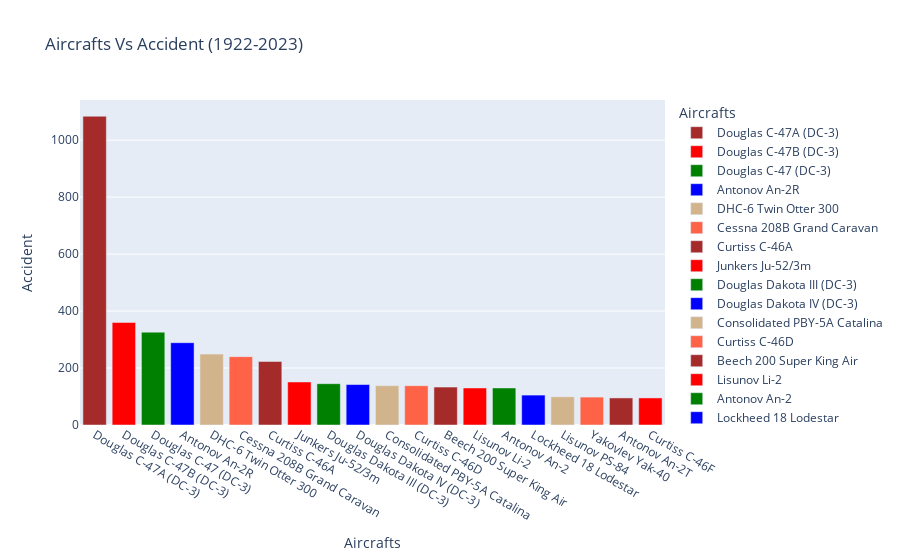

Source (notebook cell):
### Code cell
top_aircraft = accident['type'].value_counts().nlargest(20)
fig = px.bar(top_aircraft,color=top_aircraft.index,color_discrete_sequence=['brown','red','green','blue','tan','tomato'],
            labels = {
                'index' : 'Aircrafts',
                'value' : 'Accident'
            },title='Aircrafts Vs Accident (1922-2023)')
fig.show()

### Figure 1 — Plotly figure (JSON) as saved in the notebook; plotly's stock layout.template omitted (floating-point values rounded to 4 significant figures)
{"data": [{"alignmentgroup": "True", "hovertemplate": "Aircrafts=%{x}<br>Accident=%{y}<extra></extra>", "legendgroup": "Douglas C-47A (DC-3)", "marker": {"color": "brown", "pattern": {"shape": ""}}, "name": "Douglas C-47A (DC-3)", "offsetgroup": "Douglas C-47A (DC-3)", "orientation": "v", "showlegend": true, "textposition": "auto", "type": "bar", "x": ["Douglas C-47A (DC-3)"], "xaxis": "x", "y": [1084], "yaxis": "y"}, {"alignmentgroup": "True", "hovertemplate": "Aircrafts=%{x}<br>Accident=%{y}<extra></extra>", "legendgroup": "Douglas C-47B (DC-3)", "marker": {"color": "red", "pattern": {"shape": ""}}, "name": "Douglas C-47B (DC-3)", "offsetgroup": "Douglas C-47B (DC-3)", "orientation": "v", "showlegend": true, "textposition": "auto", "type": "bar", "x": ["Douglas C-47B (DC-3)"], "xaxis": "x", "y": [360], "yaxis": "y"}, {"alignmentgroup": "True", "hovertemplate": "Aircrafts=%{x}<br>Accident=%{y}<extra></extra>", "legendgroup": "Douglas C-47 (DC-3)", "marker": {"color": "green", "pattern": {"shape": ""}}, "name": "Douglas C-47 (DC-3)", "offsetgroup": "Douglas C-47 (DC-3)", "orientation": "v", "showlegend": true, "textposition": "auto", "type": "bar", "x": ["Douglas C-47 (DC-3)"], "xaxis": "x", "y": [326], "yaxis": "y"}, {"alignmentgroup": "True", "hovertemplate": "Aircrafts=%{x}<br>Accident=%{y}<extra></extra>", "legendgroup": "Antonov An-2R", "marker": {"color": "blue", "pattern": {"shape": ""}}, "name": "Antonov An-2R", "offsetgroup": "Antonov An-2R", "orientation": "v", "showlegend": true, "textposition": "auto", "type": "bar", "x": ["Antonov An-2R"], "xaxis": "x", "y": [289], "yaxis": "y"}, {"alignmentgroup": "True", "hovertemplate": "Aircrafts=%{x}<br>Accident=%{y}<extra></extra>", "legendgroup": "DHC-6 Twin Otter 300", "marker": {"color": "tan", "pattern": {"shape": ""}}, "name": "DHC-6 Twin Otter 300", "offsetgroup": "DHC-6 Twin Otter 300", "orientation": "v", "showlegend": true, "textposition": "auto", "type": "bar", "x": ["DHC-6 Twin Otter 300"], "xaxis": "x", "y": [249], "yaxis": "y"}, {"alignmentgroup": "True", "hovertemplate": "Aircrafts=%{x}<br>Accident=%{y}<extra></extra>", "legendgroup": "Cessna 208B Grand Caravan", "marker": {"color": "tomato", "pattern": {"shape": ""}}, "name": "Cessna 208B Grand Caravan", "offsetgroup": "Cessna 208B Grand Caravan", "orientation": "v", "showlegend": true, "textposition": "auto", "type": "bar", "x": ["Cessna 208B Grand Caravan"], "xaxis": "x", "y": [240], "yaxis": "y"}, {"alignmentgroup": "True", "hovertemplate": "Aircrafts=%{x}<br>Accident=%{y}<extra></extra>", "legendgroup": "Curtiss C-46A", "marker": {"color": "brown", "pattern": {"shape": ""}}, "name": "Curtiss C-46A", "offsetgroup": "Curtiss C-46A", "orientation": "v", "showlegend": true, "textposition": "auto", "type": "bar", "x": ["Curtiss C-46A"], "xaxis": "x", "y": [223], "yaxis": "y"}, {"alignmentgroup": "True", "hovertemplate": "Aircrafts=%{x}<br>Accident=%{y}<extra></extra>", "legendgroup": "Junkers Ju-52/3m", "marker": {"color": "red", "pattern": {"shape": ""}}, "name": "Junkers Ju-52/3m", "offsetgroup": "Junkers Ju-52/3m", "orientation": "v", "showlegend": true, "textposition": "auto", "type": "bar", "x": ["Junkers Ju-52/3m"], "xaxis": "x", "y": [151], "yaxis": "y"}, {"alignmentgroup": "True", "hovertemplate": "Aircrafts=%{x}<br>Accident=%{y}<extra></extra>", "legendgroup": "Douglas Dakota III (DC-3)", "marker": {"color": "green", "pattern": {"shape": ""}}, "name": "Douglas Dakota III (DC-3)", "offsetgroup": "Douglas Dakota III (DC-3)", "orientation": "v", "showlegend": true, "textposition": "auto", "type": "bar", "x": ["Douglas Dakota III (DC-3)"], "xaxis": "x", "y": [145], "yaxis": "y"}, {"alignmentgroup": "True", "hovertemplate": "Aircrafts=%{x}<br>Accident=%{y}<extra></extra>", "legendgroup": "Douglas Dakota IV (DC-3)", "marker": {"color": "blue", "pattern": {"shape": ""}}, "name": "Douglas Dakota IV (DC-3)", "offsetgroup": "Douglas Dakota IV (DC-3)", "orientation": "v", "showlegend": true, "textposition": "auto", "type": "bar", "x": ["Douglas Dakota IV (DC-3)"], "xaxis": "x", "y": [142], "yaxis": "y"}, {"alignmentgroup": "True", "hovertemplate": "Aircrafts=%{x}<br>Accident=%{y}<extra></extra>", "legendgroup": "Consolidated PBY-5A Catalina", "marker": {"color": "tan", "pattern": {"shape": ""}}, "name": "Consolidated PBY-5A Catalina", "offsetgroup": "Consolidated PBY-5A Catalina", "orientation": "v", "showlegend": true, "textposition": "auto", "type": "bar", "x": ["Consolidated PBY-5A Catalina"], "xaxis": "x", "y": [138], "yaxis": "y"}, {"alignmentgroup": "True", "hovertemplate": "Aircrafts=%{x}<br>Accident=%{y}<extra></extra>", "legendgroup": "Curtiss C-46D", "marker": {"color": "tomato", "pattern": {"shape": ""}}, "name": "Curtiss C-46D", "offsetgroup": "Curtiss C-46D", "orientation": "v", "showlegend": true, "textposition": "auto", "type": "bar", "x": ["Curtiss C-46D"], "xaxis": "x", "y": [138], "yaxis": "y"}, {"alignmentgroup": "True", "hovertemplate": "Aircrafts=%{x}<br>Accident=%{y}<extra></extra>", "legendgroup": "Beech 200 Super King Air", "marker": {"color": "brown", "pattern": {"shape": ""}}, "name": "Beech 200 Super King Air", "offsetgroup": "Beech 200 Super King Air", "orientation": "v", "showlegend": true, "textposition": "auto", "type": "bar", "x": ["Beech 200 Super King Air"], "xaxis": "x", "y": [133], "yaxis": "y"}, {"alignmentgroup": "True", "hovertemplate": "Aircrafts=%{x}<br>Accident=%{y}<extra></extra>", "legendgroup": "Lisunov Li-2", "marker": {"color": "red", "pattern": {"shape": ""}}, "name": "Lisunov Li-2", "offsetgroup": "Lisunov Li-2", "orientation": "v", "showlegend": true, "textposition": "auto", "type": "bar", "x": ["Lisunov Li-2"], "xaxis": "x", "y": [130], "yaxis": "y"}, {"alignmentgroup": "True", "hovertemplate": "Aircrafts=%{x}<br>Accident=%{y}<extra></extra>", "legendgroup": "Antonov An-2", "marker": {"color": "green", "pattern": {"shape": ""}}, "name": "Antonov An-2", "offsetgroup": "Antonov An-2", "orientation": "v", "showlegend": true, "textposition": "auto", "type": "bar", "x": ["Antonov An-2"], "xaxis": "x", "y": [130], "yaxis": "y"}, {"alignmentgroup": "True", "hovertemplate": "Aircrafts=%{x}<br>Accident=%{y}<extra></extra>", "legendgroup": "Lockheed 18 Lodestar", "marker": {"color": "blue", "pattern": {"shape": ""}}, "name": "Lockheed 18 Lodestar", "offsetgroup": "Lockheed 18 Lodestar", "orientation": "v", "showlegend": true, "textposition": "auto", "type": "bar", "x": ["Lockheed 18 Lodestar"], "xaxis": "x", "y": [105], "yaxis": "y"}, {"alignmentgroup": "True", "hovertemplate": "Aircrafts=%{x}<br>Accident=%{y}<extra></extra>", "legendgroup": "Lisunov PS-84", "marker": {"color": "tan", "pattern": {"shape": ""}}, "name": "Lisunov PS-84", "offsetgroup": "Lisunov PS-84", "orientation": "v", "showlegend": true, "textposition": "auto", "type": "bar", "x": ["Lisunov PS-84"], "xaxis": "x", "y": [99], "yaxis": "y"}, {"alignmentgroup": "True", "hovertemplate": "Aircrafts=%{x}<br>Accident=%{y}<extra></extra>", "legendgroup": "Yakovlev Yak-40", "marker": {"color": "tomato", "pattern": {"shape": ""}}, "name": "Yakovlev Yak-40", "offsetgroup": "Yakovlev Yak-40", "orientation": "v", "showlegend": true, "textposition": "auto", "type": "bar", "x": ["Yakovlev Yak-40"], "xaxis": "x", "y": [98], "yaxis": "y"}, {"alignmentgroup": "True", "hovertemplate": "Aircrafts=%{x}<br>Accident=%{y}<extra></extra>", "legendgroup": "Antonov An-2T", "marker": {"color": "brown", "pattern": {"shape": ""}}, "name": "Antonov An-2T", "offsetgroup": "Antonov An-2T", "orientation": "v", "showlegend": true, "textposition": "auto", "type": "bar", "x": ["Antonov An-2T"], "xaxis": "x", "y": [95], "yaxis": "y"}, {"alignmentgroup": "True", "hovertemplate": "Aircrafts=%{x}<br>Accident=%{y}<extra></extra>", "legendgroup": "Curtiss C-46F", "marker": {"color": "red", "pattern": {"shape": ""}}, "name": "Curtiss C-46F", "offsetgroup": "Curtiss C-46F", "orientation": "v", "showlegend": true, "textposition": "auto", "type": "bar", "x": ["Curtiss C-46F"], "xaxis": "x", "y": [95], "yaxis": "y"}], "layout": {"barmode": "relative", "legend": {"title": {"text": "Aircrafts"}, "tracegroupgap": 0}, "title": {"text": "Aircrafts Vs Accident (1922-2023)"}, "xaxis": {"anchor": "y", "categoryarray": ["Douglas C-47A (DC-3)", "Douglas C-47B (DC-3)", "Douglas C-47 (DC-3)", "Antonov An-2R", "DHC-6 Twin Otter 300", "Cessna 208B Grand Caravan", "Curtiss C-46A", "Junkers Ju-52/3m", "Douglas Dakota III (DC-3)", "Douglas Dakota IV (DC-3)", "Consolidated PBY-5A Catalina", "Curtiss C-46D", "Beech 200 Super King Air", "Lisunov Li-2", "Antonov An-2", "Lockheed 18 Lodestar", "Lisunov PS-84", "Yakovlev Yak-40", "Antonov An-2T", "Curtiss C-46F"], "categoryorder": "array", "domain": [0, 1], "title": {"text": "Aircrafts"}}, "yaxis": {"anchor": "x", "domain": [0, 1], "title": {"text": "Accident"}}}}
